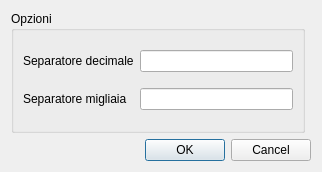
<?xml version="1.0" encoding="UTF-8"?>
<ui version="4.0">
 <class>ImportBillItemMeasuresClipboard</class>
 <widget class="QDialog" name="ImportBillItemMeasuresClipboard">
  <property name="geometry">
   <rect>
    <x>0</x>
    <y>0</y>
    <width>322</width>
    <height>172</height>
   </rect>
  </property>
  <property name="windowTitle">
   <string>Importa misure da file TXT</string>
  </property>
  <layout class="QGridLayout" name="gridLayout_3">
   <item row="1" column="0" colspan="2">
    <widget class="QDialogButtonBox" name="buttonBox">
     <property name="orientation">
      <enum>Qt::Horizontal</enum>
     </property>
     <property name="standardButtons">
      <set>QDialogButtonBox::Cancel|QDialogButtonBox::Ok</set>
     </property>
    </widget>
   </item>
   <item row="0" column="0">
    <widget class="QGroupBox" name="optionsGroupBox">
     <property name="title">
      <string>Opzioni</string>
     </property>
     <layout class="QGridLayout" name="gridLayout">
      <item row="1" column="1">
       <widget class="QLineEdit" name="thousandSeparatorLineEdit"/>
      </item>
      <item row="0" column="1">
       <widget class="QLineEdit" name="decimalSeparatorLineEdit"/>
      </item>
      <item row="0" column="0">
       <widget class="QLabel" name="decimalSeparatorLabel">
        <property name="text">
         <string>Separatore decimale</string>
        </property>
       </widget>
      </item>
      <item row="1" column="0">
       <widget class="QLabel" name="thousandSeparatorLabel">
        <property name="text">
         <string>Separatore migliaia</string>
        </property>
       </widget>
      </item>
     </layout>
    </widget>
   </item>
  </layout>
 </widget>
 <resources/>
 <connections>
  <connection>
   <sender>buttonBox</sender>
   <signal>accepted()</signal>
   <receiver>ImportBillItemMeasuresClipboard</receiver>
   <slot>accept()</slot>
   <hints>
    <hint type="sourcelabel">
     <x>248</x>
     <y>254</y>
    </hint>
    <hint type="destinationlabel">
     <x>157</x>
     <y>274</y>
    </hint>
   </hints>
  </connection>
  <connection>
   <sender>buttonBox</sender>
   <signal>rejected()</signal>
   <receiver>ImportBillItemMeasuresClipboard</receiver>
   <slot>reject()</slot>
   <hints>
    <hint type="sourcelabel">
     <x>316</x>
     <y>260</y>
    </hint>
    <hint type="destinationlabel">
     <x>286</x>
     <y>274</y>
    </hint>
   </hints>
  </connection>
 </connections>
</ui>
